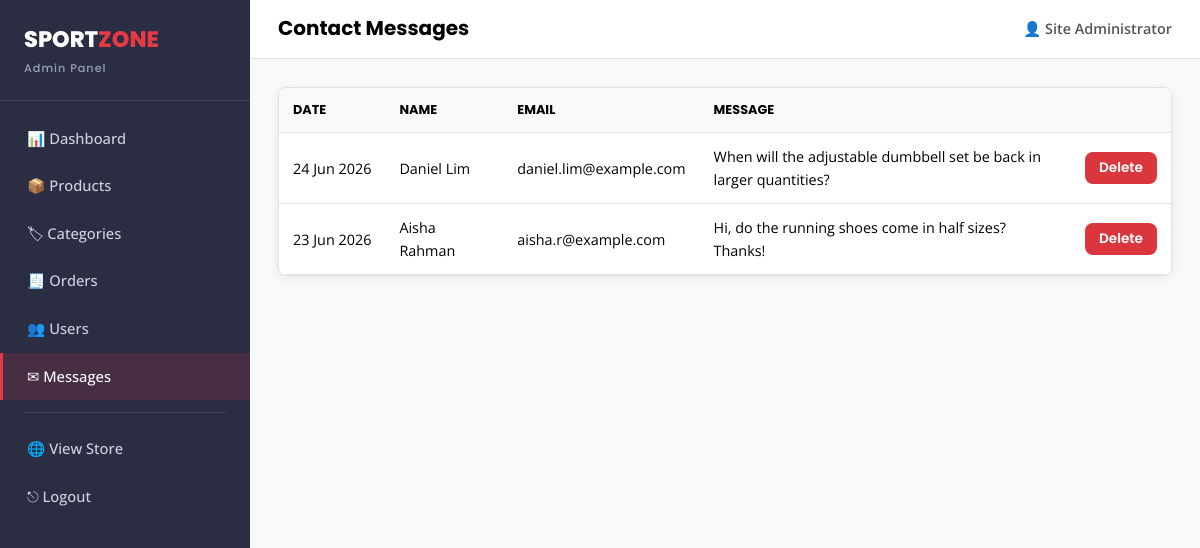
Page /admin/messages.php (signed in) on the committed database.
### tables this page shows
CREATE TABLE contact_messages (
    message_id INT AUTO_INCREMENT PRIMARY KEY,
    name       VARCHAR(100) NOT NULL,
    email      VARCHAR(100) NOT NULL,
    message    TEXT NOT NULL,
    created_at TIMESTAMP DEFAULT CURRENT_TIMESTAMP
);

### includes/functions.php (called while the page is built, shortened)
<?php
function sanitize($data) {
    return htmlspecialchars(trim($data), ENT_QUOTES, 'UTF-8');
}

### admin/messages.php (the view, shortened to what this page needs)
<?php
require_once __DIR__ . '/../includes/db_connect.php';
require_once __DIR__ . '/../includes/functions.php';
$messages = $conn->query("SELECT * FROM contact_messages ORDER BY created_at DESC");
include __DIR__ . '/includes/admin_header.php';
?>
<div class="panel" style="padding:0;">
    <div class="table-wrap" style="border:none;">
        <table class="data-table">
            <thead><tr><th>Date</th><th>Name</th><th>Email</th><th>Message</th><th></th></tr></thead>
            <tbody>
            <?php while ($m = $messages->fetch_assoc()): ?>
                <tr>
                    <td style="white-space:nowrap;"><?= date('d M Y', strtotime($m['created_at'])) ?></td>
                    <td><?= sanitize($m['name']) ?></td>
                    <td><?= sanitize($m['email']) ?></td>
                    <td style="max-width:420px;"><?= nl2br(sanitize($m['message'])) ?></td>
                    <td>
                        <form method="POST" action="messages.php" onsubmit="return confirm('Delete this message?')">
                            <button type="submit" class="btn btn-sm" style="background:var(--color-danger); color:#fff;">Delete</button>
                        </form>
                    </td>
                </tr>
            <?php endwhile; ?>
            </tbody>
        </table>
    </div>
</div>
<?php include __DIR__ . '/includes/admin_footer.php'; ?>

### assets/css/style.css (style rules this page uses)
:root { --color-primary: #000000; --color-white: #ffffff; --color-accent: #E63946; --color-accent-dark: #c92a37; --color-secondary: #2B2D42; --color-bg-light: #F8F9FA; --color-border: #e2e2e2; --color-success: #2a9d57; --color-warning: #e9a23b; --color-danger: #d9363e; --font-heading: 'Poppins', sans-serif; --font-body: 'Open Sans', sans-serif; --radius: 8px; --shadow: 0 2px 10px rgba(0,0,0,0.08); --shadow-hover: 0 8px 20px rgba(0,0,0,0.15); --transition: all 0.2s ease-in-out; }
* { margin: 0; padding: 0; box-sizing: border-box; }
html { scroll-behavior: smooth; }
body { font-family: var(--font-body); color: var(--color-primary); background: var(--color-white); line-height: 1.6; }
button { font-family: var(--font-body); cursor: pointer; border: none; }
.btn { display: inline-block; padding: 12px 28px; border-radius: var(--radius); font-family: var(--font-heading); font-weight: 600; font-size: 0.95rem; transition: var(--transition); text-align: center; }
.btn-sm { padding: 6px 14px; font-size: 0.85rem; }
.data-table { width: 100%; border-collapse: collapse; background: var(--color-white); }
.data-table th, .data-table td { padding: 12px 14px; text-align: left; border-bottom: 1px solid var(--color-border); font-size: 0.9rem; }
.data-table th { background: var(--color-bg-light); font-family: var(--font-heading); font-size: 0.8rem; text-transform: uppercase; }
.panel { background: var(--color-white); border: 1px solid var(--color-border); border-radius: var(--radius); padding: 24px; margin-bottom: 24px; box-shadow: var(--shadow); }
.table-wrap { overflow-x: auto; border-radius: var(--radius); border: 1px solid var(--color-border); }

### assets/css/admin.css (style rules this page uses)
.admin-body { background: var(--color-bg-light); }

### rows in the picture
contact_messages: created_at "24 Jun 2026", name "Daniel Lim", email "daniel.lim@example.com", message "When will the adjustable dumbbell set be back in larger quantities?"
contact_messages: created_at "23 Jun 2026", name "Aisha Rahman", email "aisha.r@example.com", message "Hi, do the running shoes come in half sizes? Thanks!"

### other values in the picture
$page_title "Contact Messages"
$admin_name "Site Administrator"
